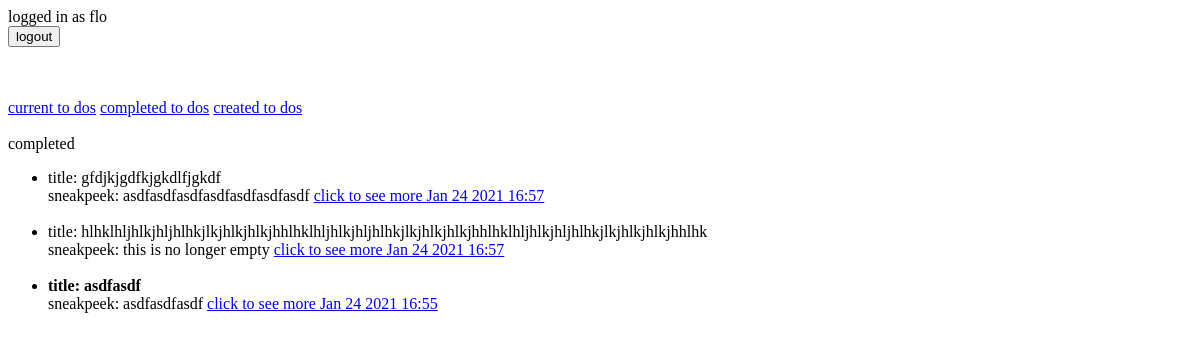
The app's page /completed/ (signed in), older data.
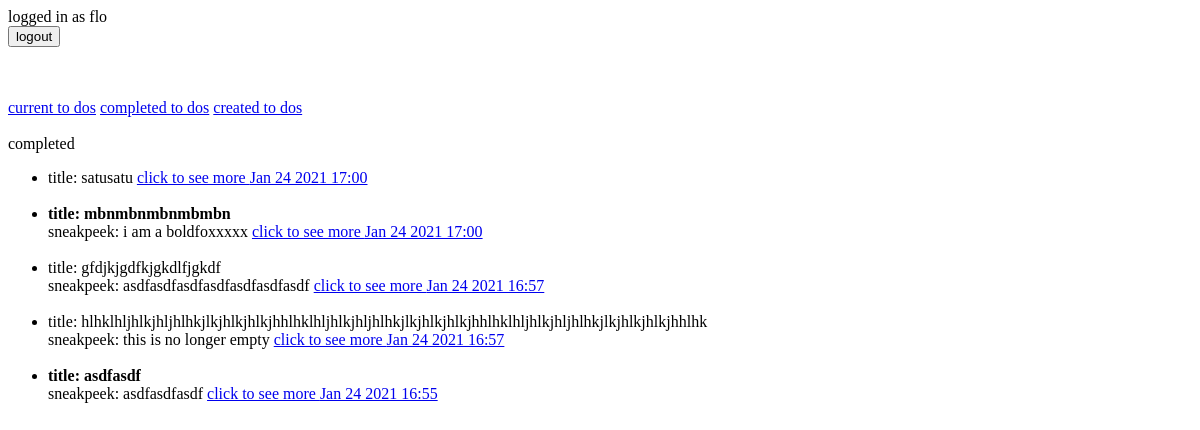
The same page, newer data.
### todo/models.py (models this page shows, shortened)
class ProjectTodoWooFlo(models.Model):
    title = models.CharField(max_length=100, blank=True)
    description = models.CharField(max_length=250)
    image = models.ImageField(upload_to='todo/images/')
    url = models.URLField(blank=True)
    memo_box = models.TextField(blank=True)
    user_email = models.EmailField(max_length=250)
    memo_created_date = models.DateTimeField(auto_now_add=True)
    memo_complete_date = models.DateTimeField(null=True)
    important = models.BooleanField(default=False)
    user = models.ForeignKey(User, on_delete=models.CASCADE)

### todo/views.py (the view)
# urls.py: path('completed/', views.completedtodos, name='completedtodos'),
@login_required
def completedtodos(request):
    todos = ProjectTodoWooFlo.objects.filter(user=request.user, memo_complete_date__isnull=False).order_by('-memo_complete_date')
    return render(request, 'todo/completedtodos.html',{'todos':todos})

### todo/templates/todo/completedtodos.html
{% extends 'todo/base.html' %}
{% block content %}
completed
<ul>
    {% for todo in todos %}
    <li>
        {% if todo.important %}
            <b>
        {% endif %}
        title: {{ todo.title }}</b>
        {% if todo.memo_box %}
        <br/> sneakpeek: {{ todo.memo_box }}
        {% endif %}
        <a href="{% url 'viewtodo' todo.id %}">click to see more
            {{ todo.memo_complete_date|date:'M j Y H:i' }}
        </a>
        <br/> <br/>
    </li>
    {% endfor %}
</ul>
{% endblock %}

Row changes from the older to the newer data that the page shows:
now on this page (row edited): ProjectTodoWooFlo: title "satusatu", memo_complete_date "Jan 24 2021 17:00"
now on this page (row edited): ProjectTodoWooFlo: title "mbnmbnmbnmbmbn", memo_box "i am a boldfoxxxxx", memo_complete_date "Jan 24 2021 17:00"
